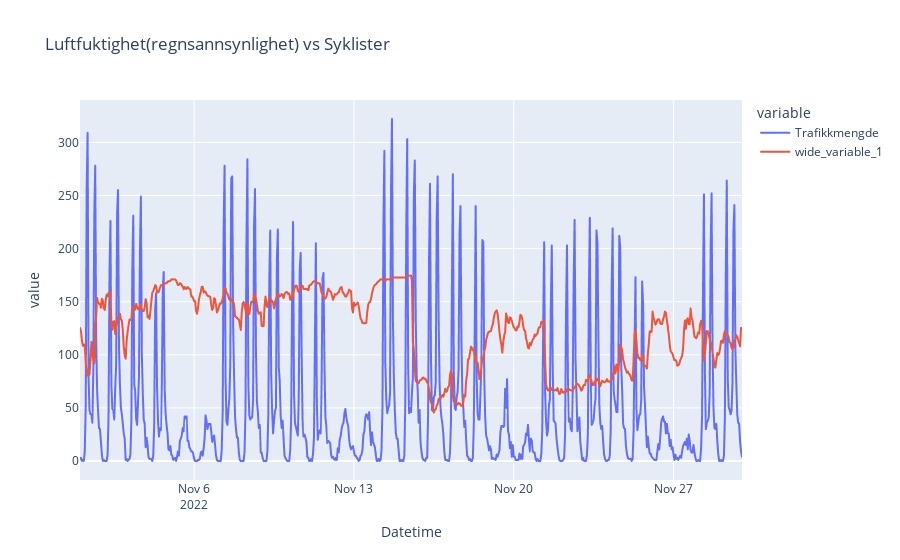

Here is the notebook cell this chart was saved with:
### Markdown cell above
Det viste seg at det var veldig lite sammenheng mellom temperatur og antall syklister som sykler over bruen. <br><br>
sjekke om det er noe sammenheng mellom regn og antall syklister:

### Code cell
scaled_relativ_fuktighet = november_data['Relativ luftfuktighet'] * 1.8

regnfig = px.line(november_data, x= 'Datetime', y= ['Trafikkmengde', scaled_relativ_fuktighet], title='Luftfuktighet(regnsannsynlighet) vs Syklister')
regnfig

### Figure 1 — Plotly figure (JSON) as saved in the notebook; plotly's stock layout.template omitted (floating-point values rounded to 4 significant figures; data arrays with more than 128 entries replaced by an {"elided": "..."} marker saying what was removed)
{"data": [{"hovertemplate": "variable=Trafikkmengde<br>Datetime=%{x}<br>value=%{y}<extra></extra>", "legendgroup": "Trafikkmengde", "line": {"color": "#636efa", "dash": "solid"}, "marker": {"symbol": "circle"}, "mode": "lines", "name": "Trafikkmengde", "showlegend": true, "type": "scattergl", "x": {"elided": "697 str values"}, "xaxis": "x", "y": {"elided": "697 int values"}, "yaxis": "y"}, {"hovertemplate": "variable=wide_variable_1<br>Datetime=%{x}<br>value=%{y}<extra></extra>", "legendgroup": "wide_variable_1", "line": {"color": "#EF553B", "dash": "solid"}, "marker": {"symbol": "circle"}, "mode": "lines", "name": "wide_variable_1", "showlegend": true, "type": "scattergl", "x": {"elided": "697 str values"}, "xaxis": "x", "y": {"elided": "697 float values"}, "yaxis": "y"}], "layout": {"legend": {"title": {"text": "variable"}, "tracegroupgap": 0}, "title": {"text": "Luftfuktighet(regnsannsynlighet) vs Syklister"}, "xaxis": {"anchor": "y", "domain": [0, 1], "title": {"text": "Datetime"}}, "yaxis": {"anchor": "x", "domain": [0, 1], "title": {"text": "value"}}}}
